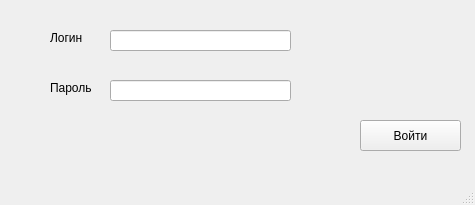
<?xml version="1.0" encoding="UTF-8"?>
<ui version="4.0">
 <class>MainWindow</class>
 <widget class="QMainWindow" name="MainWindow">
  <property name="geometry">
   <rect>
    <x>0</x>
    <y>0</y>
    <width>475</width>
    <height>205</height>
   </rect>
  </property>
  <property name="minimumSize">
   <size>
    <width>475</width>
    <height>205</height>
   </size>
  </property>
  <property name="maximumSize">
   <size>
    <width>475</width>
    <height>205</height>
   </size>
  </property>
  <property name="windowTitle">
   <string>Вход в админку</string>
  </property>
  <property name="inputMethodHints">
   <set>Qt::ImhNone</set>
  </property>
  <widget class="QWidget" name="centralwidget">
   <widget class="QPushButton" name="btnenteradm">
    <property name="geometry">
     <rect>
      <x>360</x>
      <y>120</y>
      <width>101</width>
      <height>31</height>
     </rect>
    </property>
    <property name="text">
     <string>Войти</string>
    </property>
   </widget>
   <widget class="QLineEdit" name="logadm">
    <property name="geometry">
     <rect>
      <x>110</x>
      <y>30</y>
      <width>181</width>
      <height>21</height>
     </rect>
    </property>
   </widget>
   <widget class="QLineEdit" name="passadm">
    <property name="geometry">
     <rect>
      <x>110</x>
      <y>80</y>
      <width>181</width>
      <height>21</height>
     </rect>
    </property>
    <property name="inputMethodHints">
     <set>Qt::ImhHiddenText</set>
    </property>
   </widget>
   <widget class="QLabel" name="label">
    <property name="geometry">
     <rect>
      <x>50</x>
      <y>30</y>
      <width>51</width>
      <height>16</height>
     </rect>
    </property>
    <property name="text">
     <string>Логин</string>
    </property>
   </widget>
   <widget class="QLabel" name="label_2">
    <property name="geometry">
     <rect>
      <x>50</x>
      <y>80</y>
      <width>51</width>
      <height>16</height>
     </rect>
    </property>
    <property name="text">
     <string>Пароль</string>
    </property>
   </widget>
   <widget class="QLabel" name="errorlabel">
    <property name="geometry">
     <rect>
      <x>80</x>
      <y>120</y>
      <width>121</width>
      <height>16</height>
     </rect>
    </property>
    <property name="text">
     <string/>
    </property>
   </widget>
  </widget>
  <widget class="QMenuBar" name="menubar">
   <property name="geometry">
    <rect>
     <x>0</x>
     <y>0</y>
     <width>475</width>
     <height>21</height>
    </rect>
   </property>
  </widget>
  <widget class="QStatusBar" name="statusbar"/>
 </widget>
 <resources/>
 <connections/>
</ui>
